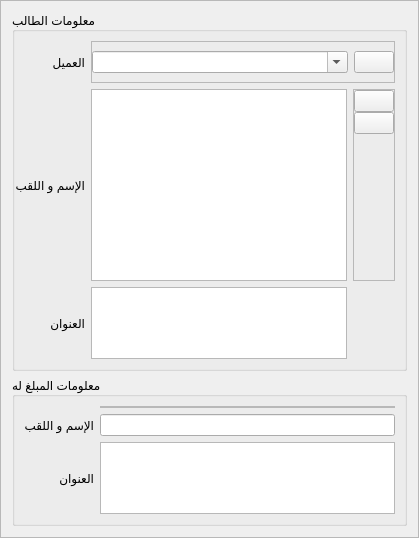
                  <widget class="QFrame" name="frame_8">
                   <property name="frameShape">
                    <enum>QFrame::Shape::StyledPanel</enum>
                   </property>
                   <property name="frameShadow">
                    <enum>QFrame::Shadow::Raised</enum>
                   </property>
                   <layout class="QVBoxLayout" name="verticalLayout_7">
                    <item>
                     <widget class="QGroupBox" name="groupBox">
                      <property name="title">
                       <string>معلومات الطالب</string>
                      </property>
                      <layout class="QGridLayout" name="gridLayout">
                       <property name="leftMargin">
                        <number>0</number>
                       </property>
                       <item row="0" column="1" colspan="2">
                        <widget class="QFrame" name="frame_2">
                         <property name="frameShape">
                          <enum>QFrame::Shape::StyledPanel</enum>
                         </property>
                         <property name="frameShadow">
                          <enum>QFrame::Shadow::Raised</enum>
                         </property>
                         <layout class="QHBoxLayout" name="horizontalLayout_2">
                          <property name="leftMargin">
                           <number>0</number>
                          </property>
                          <property name="rightMargin">
                           <number>0</number>
                          </property>
                          <item>
                           <widget class="QComboBox" name="cb_client">
                            <property name="sizePolicy">
                             <sizepolicy hsizetype="Expanding" vsizetype="Fixed">
                              <horstretch>0</horstretch>
                              <verstretch>0</verstretch>
                             </sizepolicy>
                            </property>
                            <property name="editable">
                             <bool>true</bool>
                            </property>
                            <property name="placeholderText">
                             <string>تحديد أو إضافة عميل جديد</string>
                            </property>
                           </widget>
                          </item>
                          <item>
                           <widget class="QPushButton" name="pb_add_client">
                            <property name="text">
                             <string/>
                            </property>
                            <property name="icon">
                             <iconset resource="ui.resources.qrc">
                              <normaloff>:/icons/icons/plus_math.png</normaloff>:/icons/icons/plus_math.png</iconset>
                            </property>
                           </widget>
                          </item>
                         </layout>
                        </widget>
                       </item>
                       <item row="1" column="0">
                        <widget class="QLabel" name="label_2">
                         <property name="text">
                          <string>الإسم و اللقب</string>
                         </property>
                        </widget>
                       </item>
                       <item row="1" column="2">
                        <widget class="QFrame" name="frame">
                         <property name="frameShape">
                          <enum>QFrame::Shape::StyledPanel</enum>
                         </property>
                         <property name="frameShadow">
                          <enum>QFrame::Shadow::Raised</enum>
                         </property>
                         <layout class="QVBoxLayout" name="verticalLayout_4">
                          <property name="spacing">
                           <number>0</number>
                          </property>
                          <property name="leftMargin">
                           <number>0</number>
                          </property>
                          <property name="topMargin">
                           <number>0</number>
                          </property>
                          <property name="rightMargin">
                           <number>0</number>
                          </property>
                          <property name="bottomMargin">
                           <number>0</number>
                          </property>
                          <item>
                           <widget class="QPushButton" name="pushButton_3">
                            <property name="text">
                             <string/>
                            </property>
                            <property name="icon">
                             <iconset resource="ui.resources.qrc">
                              <normaloff>:/icons/icons/plus_math.png</normaloff>:/icons/icons/plus_math.png</iconset>
                            </property>
                           </widget>
                          </item>
                          <item>
                           <widget class="QPushButton" name="pushButton_4">
                            <property name="text">
                             <string/>
                            </property>
                            <property name="icon">
                             <iconset resource="ui.resources.qrc">
                              <normaloff>:/icons/icons/subtract.png</normaloff>:/icons/icons/subtract.png</iconset>
                            </property>
                           </widget>
                          </item>
                          <item>
                           <spacer name="verticalSpacer">
                            <property name="orientation">
                             <enum>Qt::Orientation::Vertical</enum>
                            </property>
                            <property name="sizeHint" stdset="0">
                             <size>
                              <width>20</width>
                              <height>40</height>
                             </size>
                            </property>
                           </spacer>
                          </item>
                         </layout>
                        </widget>
                       </item>
                       <item row="0" column="0">
                        <widget class="QLabel" name="label_9">
                         <property name="text">
                          <string>العميل</string>
                         </property>
                        </widget>
                       </item>
                       <item row="1" column="1">
                        <widget class="QListView" name="listView"/>
                       </item>
                       <item row="2" column="0">
                        <widget class="QLabel" name="label_3">
                         <property name="text">
                          <string>العنوان</string>
                         </property>
                        </widget>
                       </item>
                       <item row="2" column="1">
                        <widget class="QTextEdit" name="textEdit">
                         <property name="sizePolicy">
                          <sizepolicy hsizetype="Preferred" vsizetype="Preferred">
                           <horstretch>0</horstretch>
                           <verstretch>0</verstretch>
                          </sizepolicy>
                         </property>
                         <property name="sizeAdjustPolicy">
                          <enum>QAbstractScrollArea::SizeAdjustPolicy::AdjustToContentsOnFirstShow</enum>
                         </property>
                         <property name="lineWrapMode">
                          <enum>QTextEdit::LineWrapMode::WidgetWidth</enum>
                         </property>
                         <property name="lineWrapColumnOrWidth">
                          <number>1</number>
                         </property>
                        </widget>
                       </item>
                      </layout>
                     </widget>
                    </item>
                    <item>
                     <widget class="QGroupBox" name="groupBox_2">
                      <property name="title">
                       <string>معلومات المبلغ له</string>
                      </property>
                      <layout class="QGridLayout" name="gridLayout_2">
                       <item row="0" column="1">
                        <widget class="QFrame" name="frame_5">
                         <property name="frameShape">
                          <enum>QFrame::Shape::StyledPanel</enum>
                         </property>
                         <property name="frameShadow">
                          <enum>QFrame::Shadow::Raised</enum>
                         </property>
                         <layout class="QVBoxLayout" name="verticalLayout_5">
                          <property name="spacing">
                           <number>0</number>
                          </property>
                          <property name="leftMargin">
                           <number>0</number>
                          </property>
                          <property name="topMargin">
                           <number>0</number>
                          </property>
                          <property name="rightMargin">
                           <number>0</number>
                          </property>
                          <property name="bottomMargin">
                           <number>0</number>
                          </property>
                         </layout>
                        </widget>
                       </item>
                       <item row="4" column="1">
                        <widget class="QTextEdit" name="textEdit_2">
                         <property name="sizePolicy">
                          <sizepolicy hsizetype="Preferred" vsizetype="Preferred">
                           <horstretch>0</horstretch>
                           <verstretch>0</verstretch>
                          </sizepolicy>
                         </property>
                         <property name="sizeAdjustPolicy">
                          <enum>QAbstractScrollArea::SizeAdjustPolicy::AdjustToContentsOnFirstShow</enum>
                         </property>
                        </widget>
                       </item>
                       <item row="1" column="1">
                        <widget class="QLineEdit" name="lineEdit_6"/>
                       </item>
                       <item row="1" column="0">
                        <widget class="QLabel" name="label_8">
                         <property name="text">
                          <string>الإسم و اللقب</string>
                         </property>
                        </widget>
                       </item>
                       <item row="4" column="0">
                        <widget class="QLabel" name="label_7">
                         <property name="text">
                          <string>العنوان</string>
                         </property>
                        </widget>
                       </item>
                      </layout>
                     </widget>
                    </item>
                   </layout>
                  </widget>
